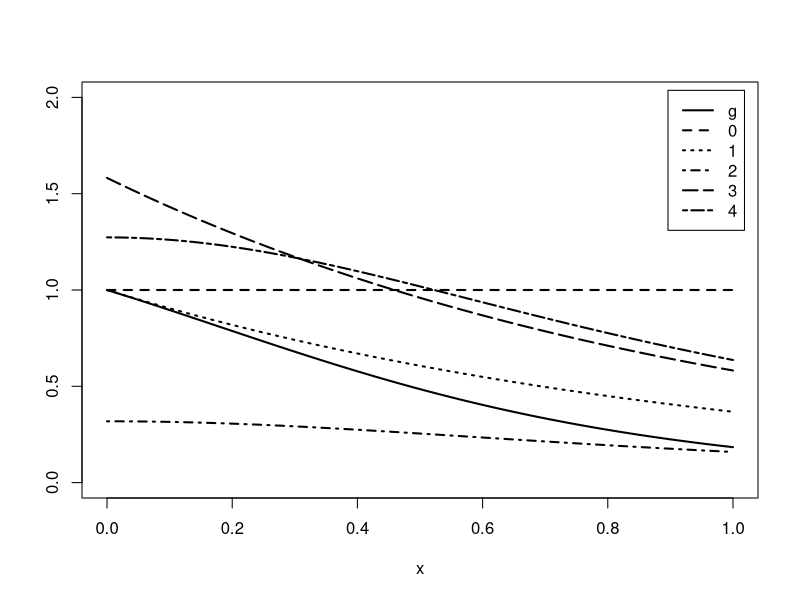
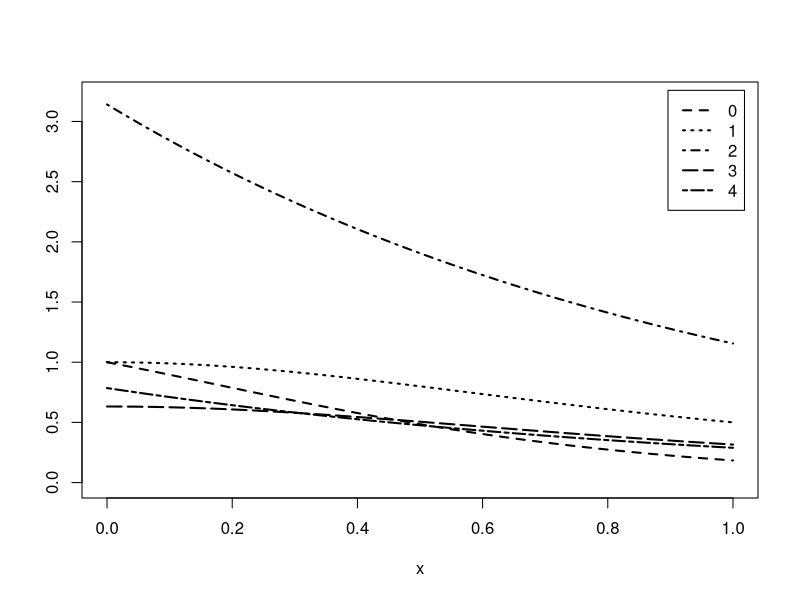

These figures' R source, in order:
##########################################
### R code for Chapter 5 Examples      ###
##########################################


### Example 5.7 (Control variate)

    m <- 10000
    a <- - 12 + 6 * (exp(1) - 1)
    U <- runif(m)
    T1 <- exp(U)                  #simple MC
    T2 <- exp(U) + a * (U - 1/2)  #controlled

    mean(T1)    
    mean(T2)    
    (var(T1) - var(T2)) / var(T1)


### Example 5.8 (MC integration using control variates)

    f <- function(u)
        exp(-.5)/(1+u^2)

    g <- function(u)
        exp(-u)/(1+u^2)

    set.seed(510) #needed later
    u <- runif(10000)
    B <- f(u)
    A <- g(u)

    cor(A, B)
    a <- -cov(A,B) / var(B)    #est of c*
    a

    m <- 100000
    u <- runif(m)
    T1 <- g(u)
    T2 <- T1 + a * (f(u) - exp(-.5)*pi/4)

    c(mean(T1), mean(T2))
    c(var(T1), var(T2))
    (var(T1) - var(T2)) / var(T1)


### Example 5.9 (Control variate and regression)

    set.seed(510)
    u <- runif(10000)
    f <- exp(-.5)/(1+u^2)
    g <- exp(-u)/(1+u^2)
    c.star <-  - lm(g ~ f)$coeff[2]   # beta[1]
    mu <- exp(-.5)*pi/4

    c.star

    u <- runif(10000)
    f <- exp(-.5)/(1+u^2)
    g <- exp(-u)/(1+u^2)
    L <- lm(g ~ f)
    theta.hat <- sum(L$coeff * c(1, mu))  #pred. value at mu

    theta.hat
    summary(L)$sigma^2
    summary(L)$r.squared


### Example 5.10 (Choice of the importance function)
    #code for plot is at the end of the file

    m <- 10000
    theta.hat <- se <- numeric(5)
    g <- function(x) {
        exp(-x - log(1+x^2)) * (x > 0) * (x < 1)
        }

    x <- runif(m)     #using f0
    fg <- g(x)
    theta.hat[1] <- mean(fg)
    se[1] <- sd(fg)

    x <- rexp(m, 1)   #using f1
    fg <- g(x) / exp(-x)
    theta.hat[2] <- mean(fg)
    se[2] <- sd(fg)

    x <- rcauchy(m)   #using f2
    i <- c(which(x > 1), which(x < 0))
    x[i] <- 2  #to catch overflow errors in g(x)
    fg <- g(x) / dcauchy(x)
    theta.hat[3] <- mean(fg)
    se[3] <- sd(fg)

    u <- runif(m)     #f3, inverse transform method
    x <- - log(1 - u * (1 - exp(-1)))
    fg <- g(x) / (exp(-x) / (1 - exp(-1)))
    theta.hat[4] <- mean(fg)
    se[4] <- sd(fg)

    u <- runif(m)    #f4, inverse transform method
    x <- tan(pi * u / 4)
    fg <- g(x) / (4 / ((1 + x^2) * pi))
    theta.hat[5] <- mean(fg)
    se[5] <- sd(fg)

    rbind(theta.hat, se)
    

### Example 5.11 (Example 5.10, cont.)

    M <- 20   #number of replicates
    T2 <- numeric(4)
    estimates <- matrix(0, 10, 2)

    g <- function(x) {
        exp(-x - log(1+x^2)) * (x > 0) * (x < 1) }

    for (i in 1:10) {
        estimates[i, 1] <- mean(g(runif(M)))
        T2[1] <- mean(g(runif(M/4, 0, .25)))
        T2[2] <- mean(g(runif(M/4, .25, .5)))
        T2[3] <- mean(g(runif(M/4, .5, .75)))
        T2[4] <- mean(g(runif(M/4, .75, 1)))
        estimates[i, 2] <- mean(T2)
    }
    
    estimates
    apply(estimates, 2, mean)
    apply(estimates, 2, var)


### Example 5.12 (Examples 5.10-5.11, cont.)

    M <- 10000  #number of replicates
    k <- 10     #number of strata
    r <- M / k  #replicates per stratum
    N <- 50     #number of times to repeat the estimation
    T2 <- numeric(k)
    estimates <- matrix(0, N, 2)

    g <- function(x) {
        exp(-x - log(1+x^2)) * (x > 0) * (x < 1)
        }

    for (i in 1:N) {
        estimates[i, 1] <- mean(g(runif(M)))
        for (j in 1:k)
            T2[j] <- mean(g(runif(M/k, (j-1)/k, j/k)))
        estimates[i, 2] <- mean(T2)
    }

    apply(estimates, 2, mean)
    apply(estimates, 2, var)
    


### Plot importance functions in Figures 5.1(a) and 5.1.(b)

    #par(ask = TRUE) #uncomment to pause between graphs
    
    x <- seq(0, 1, .01)
    w <- 2
    f1 <- exp(-x)
    f2 <- (1 / pi) / (1 + x^2)
    f3 <- exp(-x) / (1 - exp(-1))
    f4 <- 4 / ((1 + x^2) * pi)
    g <- exp(-x) / (1 + x^2)

    #for color change lty to col

    #figure (a)
    plot(x, g, type = "l", main = "", ylab = "",
         ylim = c(0,2), lwd = w)
    lines(x, g/g, lty = 2, lwd = w)
    lines(x, f1, lty = 3, lwd = w)
    lines(x, f2, lty = 4, lwd = w)
    lines(x, f3, lty = 5, lwd = w)
    lines(x, f4, lty = 6, lwd = w)
    legend("topright", legend = c("g", 0:4),
           lty = 1:6, lwd = w, inset = 0.02)

    #figure (b)
    plot(x, g, type = "l", main = "", ylab = "",
        ylim = c(0,3.2), lwd = w, lty = 2)
    lines(x, g/f1, lty = 3, lwd = w)
    lines(x, g/f2, lty = 4, lwd = w)
    lines(x, g/f3, lty = 5, lwd = w)
    lines(x, g/f4, lty = 6, lwd = w)
    legend("topright", legend = c(0:4),
           lty = 2:6, lwd = w, inset = 0.02)
